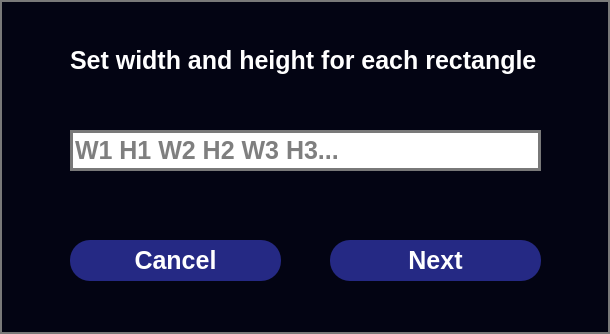
<?xml version="1.0" encoding="UTF-8"?>
<ui version="4.0">
 <class>Dialog</class>
 <widget class="QDialog" name="Dialog">
  <property name="geometry">
   <rect>
    <x>0</x>
    <y>0</y>
    <width>610</width>
    <height>334</height>
   </rect>
  </property>
  <property name="windowTitle">
   <string>Dialog</string>
  </property>
  <property name="styleSheet">
   <string notr="true">QDialog {
background-color: rgb(3, 4, 19);
border: 2px solid rgb(121, 121, 121);
}</string>
  </property>
  <widget class="QPushButton" name="NextBtn">
   <property name="geometry">
    <rect>
     <x>330</x>
     <y>240</y>
     <width>211</width>
     <height>41</height>
    </rect>
   </property>
   <property name="styleSheet">
    <string notr="true">border-radius: 20px;
background-color:  #252984;
color: white;
font: bold 25px;</string>
   </property>
   <property name="text">
    <string>Next</string>
   </property>
  </widget>
  <widget class="QPushButton" name="CancelBtn">
   <property name="geometry">
    <rect>
     <x>70</x>
     <y>240</y>
     <width>211</width>
     <height>41</height>
    </rect>
   </property>
   <property name="styleSheet">
    <string notr="true">border-radius: 20px;
background-color:  #252984;
color: white;
font: bold 25px;</string>
   </property>
   <property name="text">
    <string>Cancel</string>
   </property>
  </widget>
  <widget class="QLabel" name="Label">
   <property name="geometry">
    <rect>
     <x>70</x>
     <y>40</y>
     <width>481</width>
     <height>41</height>
    </rect>
   </property>
   <property name="styleSheet">
    <string notr="true">QLabel 
{
	color: white;
	font: bold 25px;
}</string>
   </property>
   <property name="text">
    <string>Set width and height for each rectangle</string>
   </property>
  </widget>
  <widget class="QLineEdit" name="RectLine">
   <property name="geometry">
    <rect>
     <x>70</x>
     <y>130</y>
     <width>471</width>
     <height>41</height>
    </rect>
   </property>
   <property name="styleSheet">
    <string notr="true">QLineEdit{
	background: white;
	font: bold 25px;
    border: 3px solid #797979;
	color: black;
}

QLineEdit[text=&quot;&quot;]{
	background: white;
	font: bold 25px;
    border: 3px solid #797979;
	color: black;
}
</string>
   </property>
   <property name="placeholderText">
    <string>W1 H1 W2 H2 W3 H3...</string>
   </property>
  </widget>
 </widget>
 <resources/>
 <connections/>
</ui>
